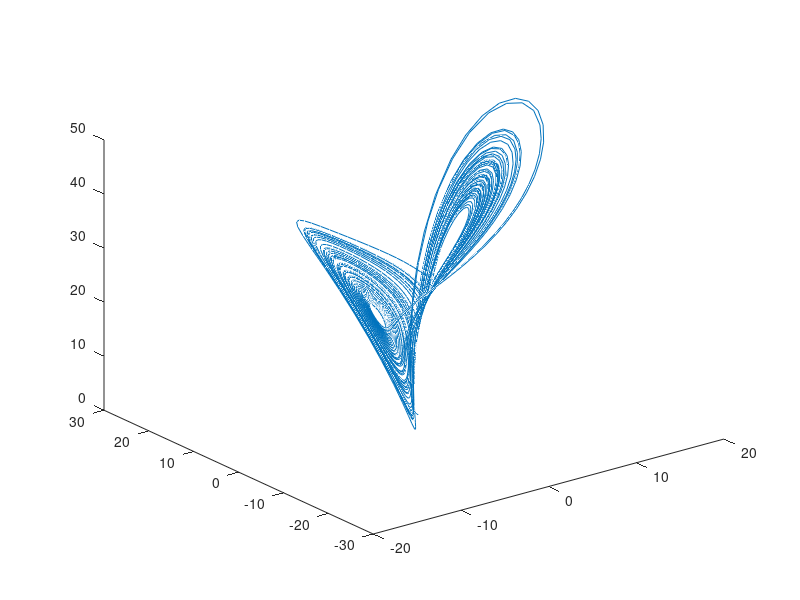

Reproduce this figure in MATLAB.
sigma = 10;
beta = 8/3;
rho = 28;
f = @(t,a) [-sigma*a(1)+sigma*a(2);rho*a(1)-a(2)-a(1)*a(3);-beta*a(3)+a(1)*a(2)];
[t,a] = ode45(f,[0 100],[1 1 1]);
plot3(a(:,1),a(:,2),a(:,3))